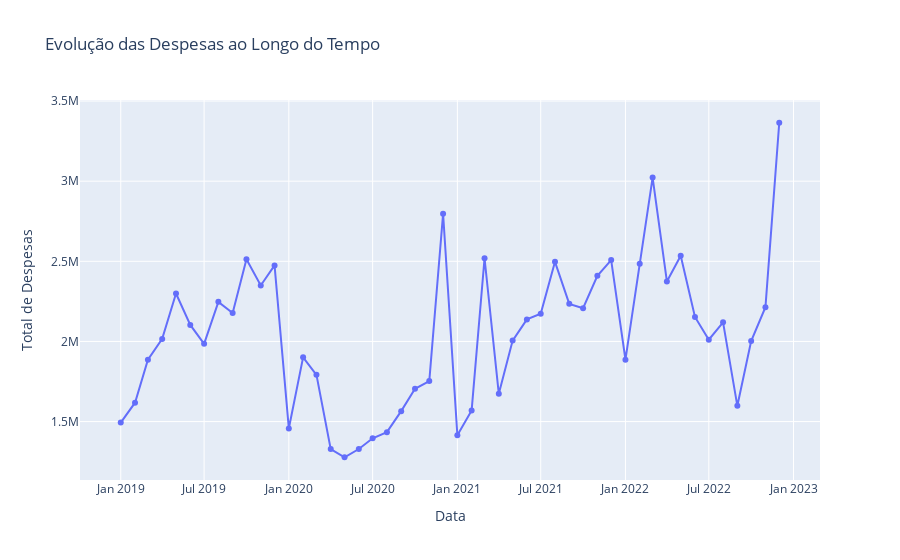

The notebook cell this image was saved under:
### Markdown cell above
### 3.4 Analise temporal de despesas

Total das despesas durante os meses (2019 - 2022).

### Code cell
despesas_por_periodo = ceaps_2019_2022.groupby([ceaps_2019_2022['DATA'].dt.to_period('M')])['VALOR_REEMBOLSADO'].sum().reset_index()
despesas_por_periodo['DATA'] = despesas_por_periodo['DATA'].dt.to_timestamp()  # Convertendo o período para timestamp

# Criar gráfico de linha
fig = go.Figure()
fig.add_trace(go.Scatter(x=despesas_por_periodo['DATA'], y=despesas_por_periodo['VALOR_REEMBOLSADO'], mode='lines+markers'))

fig.update_layout(
    title='Evolução das Despesas ao Longo do Tempo',
    xaxis_title='Data',
    yaxis_title='Total de Despesas'
)

fig.show()
